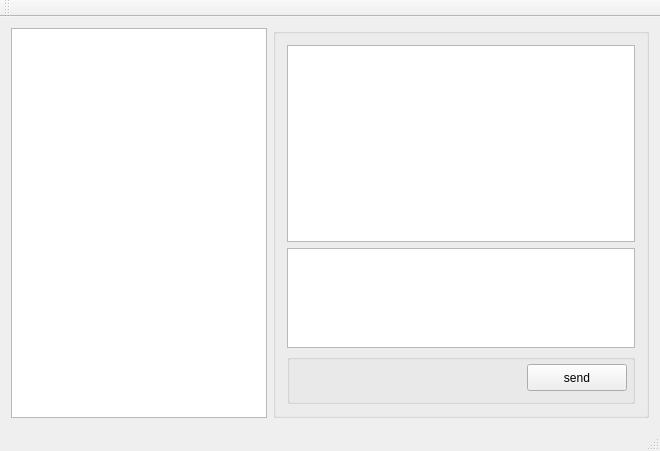
<?xml version="1.0" encoding="UTF-8"?>
<ui version="4.0">
 <class>MainWindow</class>
 <widget class="QMainWindow" name="MainWindow">
  <property name="geometry">
   <rect>
    <x>0</x>
    <y>0</y>
    <width>660</width>
    <height>451</height>
   </rect>
  </property>
  <property name="windowTitle">
   <string>MainWindow</string>
  </property>
  <widget class="QWidget" name="centralWidget">
   <layout class="QHBoxLayout" name="horizontalLayout">
    <item>
     <widget class="QListWidget" name="listWidgetUsers">
      <property name="sizePolicy">
       <sizepolicy hsizetype="Fixed" vsizetype="Expanding">
        <horstretch>0</horstretch>
        <verstretch>0</verstretch>
       </sizepolicy>
      </property>
     </widget>
    </item>
    <item>
     <widget class="QGroupBox" name="groupBox_2">
      <property name="title">
       <string/>
      </property>
      <layout class="QVBoxLayout" name="verticalLayout">
       <item>
        <widget class="QTextEdit" name="textEditHistory">
         <property name="readOnly">
          <bool>true</bool>
         </property>
        </widget>
       </item>
       <item>
        <widget class="QTextEdit" name="textEditMessage">
         <property name="enabled">
          <bool>true</bool>
         </property>
         <property name="maximumSize">
          <size>
           <width>16777215</width>
           <height>100</height>
          </size>
         </property>
        </widget>
       </item>
       <item>
        <widget class="QGroupBox" name="groupBox">
         <property name="minimumSize">
          <size>
           <width>0</width>
           <height>50</height>
          </size>
         </property>
         <property name="title">
          <string/>
         </property>
         <widget class="QPushButton" name="sendButton">
          <property name="geometry">
           <rect>
            <x>240</x>
            <y>10</y>
            <width>100</width>
            <height>27</height>
           </rect>
          </property>
          <property name="text">
           <string>send</string>
          </property>
         </widget>
        </widget>
       </item>
      </layout>
     </widget>
    </item>
   </layout>
  </widget>
  <widget class="QMenuBar" name="menuBar">
   <property name="geometry">
    <rect>
     <x>0</x>
     <y>0</y>
     <width>660</width>
     <height>23</height>
    </rect>
   </property>
  </widget>
  <widget class="QToolBar" name="mainToolBar">
   <attribute name="toolBarArea">
    <enum>TopToolBarArea</enum>
   </attribute>
   <attribute name="toolBarBreak">
    <bool>false</bool>
   </attribute>
  </widget>
  <widget class="QStatusBar" name="statusBar"/>
 </widget>
 <layoutdefault spacing="6" margin="11"/>
 <resources/>
 <connections/>
</ui>
